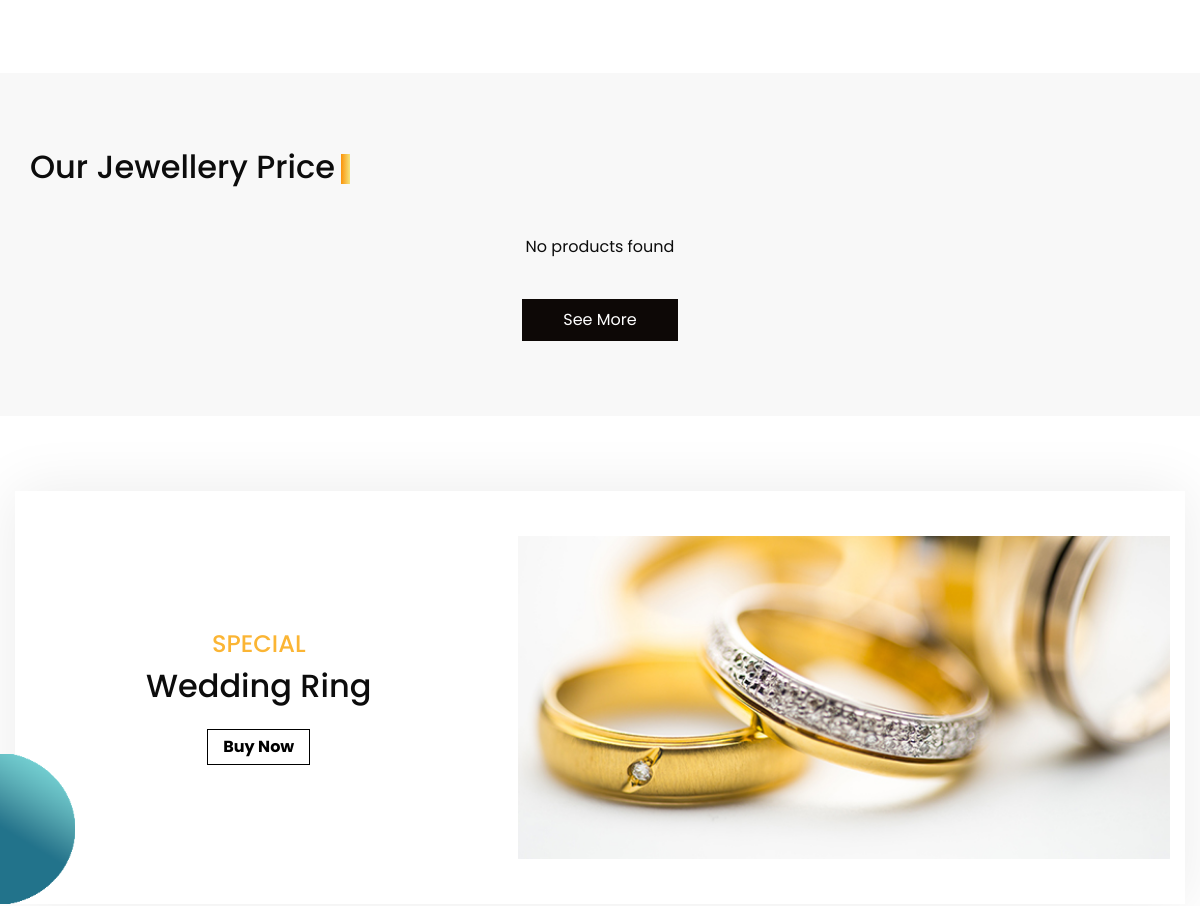
Before: / (middle part) with the older database file.
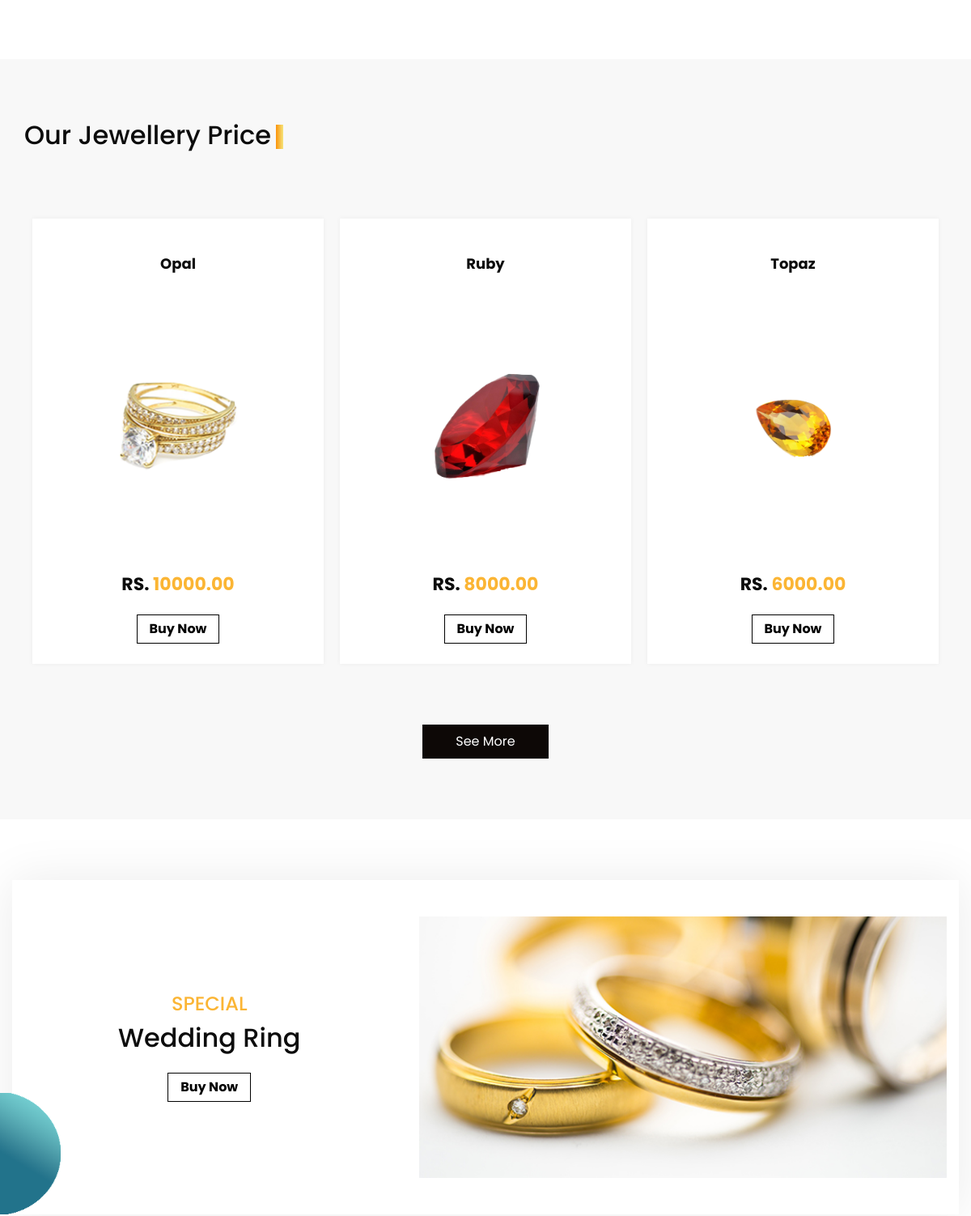
After: the same page with the newer database file.
### tables this page shows
CREATE TABLE currentProducts (
    id INT AUTO_INCREMENT PRIMARY KEY,
    product_name VARCHAR(255) NOT NULL,
    image_url VARCHAR(255) NOT NULL,
    price DECIMAL(10, 2) NOT NULL
);

### index.php (the view, shortened to what this page needs)
<!DOCTYPE html>
<html>
  <head>
    <link
      rel="stylesheet"
      type="text/css"
      href="https://cdnjs.cloudflare.com/ajax/libs/OwlCarousel2/2.1.3/assets/owl.carousel.min.css"
    />
    <link rel="stylesheet" type="text/css" href="css/bootstrap.css" />
    <link href="css/style.css" rel="stylesheet" />
    <link href="css/responsive.css" rel="stylesheet" />
  </head>
  <body>
    <section class="about_section layout_padding2-top layout_padding-bottom">
    </section>
    <section class="price_section layout_padding">
      <div class="container">
        <div class="heading_container">
          <h2>Our Jewellery Price</h2>
        </div>
        <div class="price_container">
        <?php
        include 'php/connectToDatabase.php';
        $page = isset($_GET['page']) ? intval($_GET['page']) : 1;
        $itemsPerPage = 3;
        $offset = ($page - 1) * $itemsPerPage;
        $sql = "SELECT * FROM currentProducts LIMIT $offset, $itemsPerPage";
        $result = $conn->query($sql);
        if ($result->num_rows > 0) {
          while ($row = $result->fetch_assoc()) {
            echo '<div class="box">';
            echo '<div class="name">';
            echo '<h6>' . $row["product_name"] . '</h6>';
            echo '</div>';
            echo '<div class="img-box">';
            echo '<img src="' . $row["image_url"] . '" alt="" />';
            echo '</div>';
            echo '<div class="detail-box">';
            echo '<h5>Rs. <span>' . $row["price"] . '</span></h5>';
            echo '<a href="">Buy Now</a>';
            echo '</div>';
            echo '</div>';
          }
        } else {
          echo "No products found";
        }
        ?>
        </div>
        <div class="d-flex justify-content-center">
          <a href="seeMoreProducts.php" class="price_btn">See More</a>
        </div>
      </div>
    </section>
    <section class="ring_section layout_padding">
      <div class="design-box">
        <img src="images/design-1.png" alt="" />
      </div>
      <div class="container">
        <div class="ring_container layout_padding2">
          <div class="row">
            <div class="col-md-5">
              <div class="detail-box">
                <h4>special</h4>
                <h2>Wedding Ring</h2>
                <a href=""> Buy Now </a>
              </div>
            </div>
            <div class="col-md-7">
              <div class="img-box">
                <img src="images/ring-img.jpg" alt="" />
              </div>
            </div>
          </div>
        </div>
      </div>
    </section>
  </body>
</html>

Changed rows visible on the page:
added currentproducts: product_name "Opal", image_url (picture), price "10000.00"
added currentproducts: product_name "Ruby", image_url (picture), price "8000.00"
added currentproducts: product_name "Topaz", image_url (picture), price "6000.00"
Other visible differences:
text no longer shown: "No products found"
